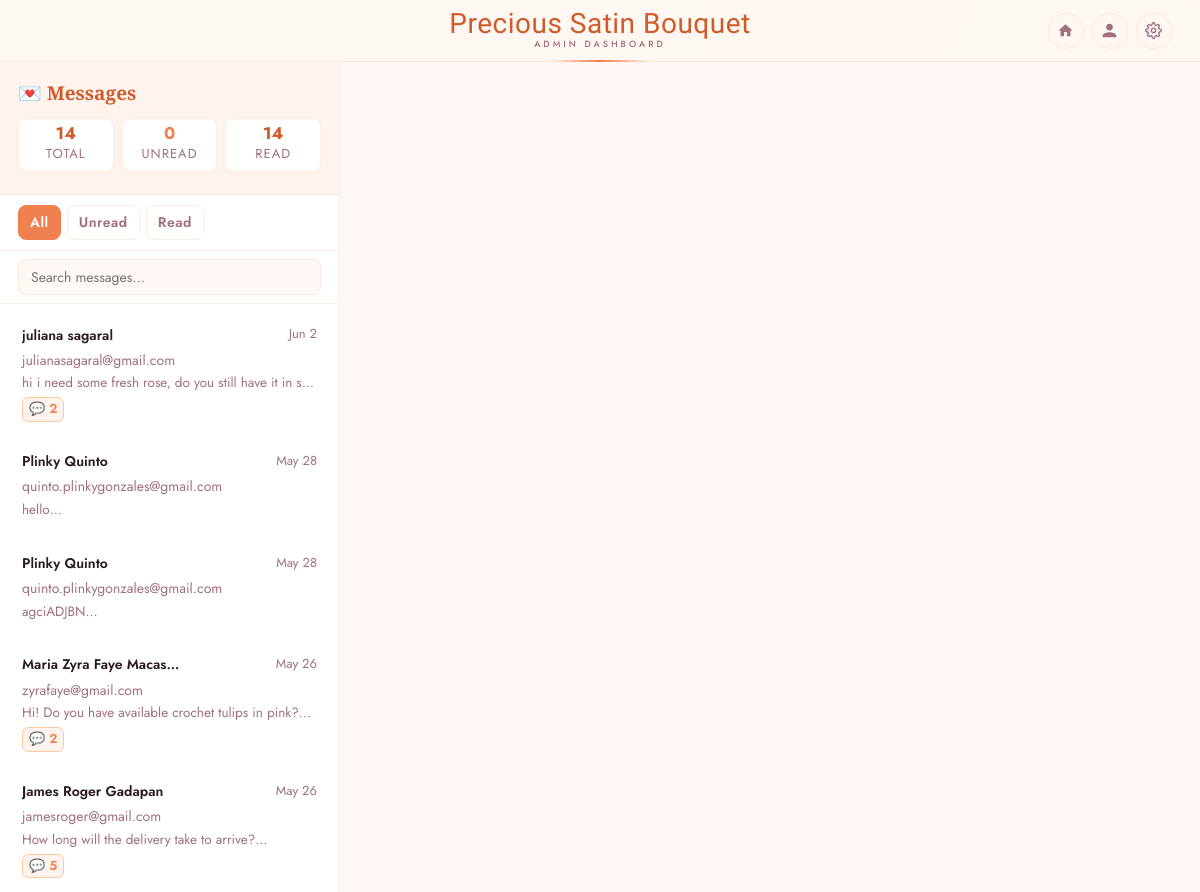
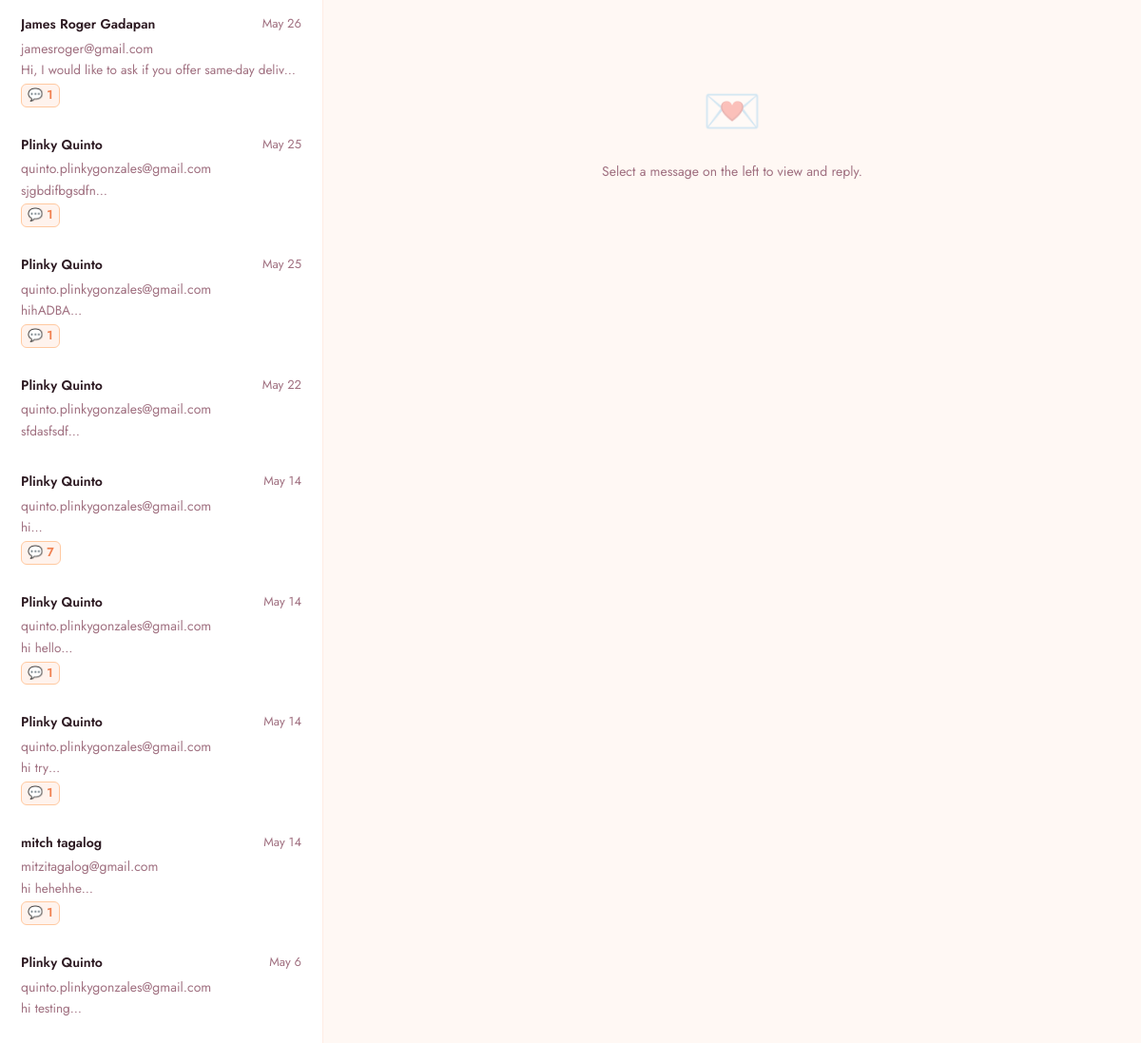
Screenshot of /admin_messages.php (signed in) with the database file from the repository (2 pictures, top to bottom).
### tables this page shows
CREATE TABLE `contact_messages` (
  `id` int(11) NOT NULL,
  `name` varchar(150) NOT NULL,
  `email` varchar(200) NOT NULL,
  `phone` varchar(30) DEFAULT NULL,
  `message` text NOT NULL,
  `is_read` tinyint(1) DEFAULT 0,
  `user_id` int(11) DEFAULT NULL,
  `created_at` timestamp NOT NULL DEFAULT current_timestamp()
);

### admin_messages.php (the view, shortened to what this page needs)
<?php
include "config.php";
$filter = $_GET['filter'] ?? 'all';
$search = trim($_GET['search'] ?? '');
$selected = (int)($_GET['selected'] ?? 0);
$where = match($filter) {
    'unread' => "WHERE is_read=0",
    'read'   => "WHERE is_read=1",
    default  => ""
};
$unread_count = $conn->query("SELECT COUNT(*) AS c FROM contact_messages WHERE is_read=0")->fetch_assoc()['c'];
$total_count  = $conn->query("SELECT COUNT(*) AS c FROM contact_messages")->fetch_assoc()['c'];
$selMsg     = null;
$selReplies = [];
?>
<!DOCTYPE html>
<html lang="en">
<head>
<link rel="stylesheet" href="style.css">
</head>
<body>
<?php $activePage = 'messages'; include 'admin_navbar.php'; ?>
<div class="adm-layout">
    <aside class="msg-sidebar">
        <div class="msg-sidebar-header">
            <div class="msg-sidebar-title">
                <h2>💌 Messages</h2>
            </div>
            <div class="sidebar-stats">
                <div class="sidebar-stat">
                    <div class="sidebar-stat-val"><?= $total_count ?></div>
                    <div class="sidebar-stat-lbl">Total</div>
                </div>
                <div class="sidebar-stat unread">
                    <div class="sidebar-stat-val"><?= $unread_count ?></div>
                    <div class="sidebar-stat-lbl">Unread</div>
                </div>
                <div class="sidebar-stat">
                    <div class="sidebar-stat-val"><?= $total_count - $unread_count ?></div>
                    <div class="sidebar-stat-lbl">Read</div>
                </div>
            </div>
        </div>
        <div class="sidebar-toolbar">
            <a href="?filter=all<?= $selected ? '&selected='.$selected : '' ?>"    class="filter-tab <?= $filter==='all'    ? 'active' : '' ?>">All</a>
            <a href="?filter=unread<?= $selected ? '&selected='.$selected : '' ?>" class="filter-tab <?= $filter==='unread' ? 'active' : '' ?>">Unread</a>
            <a href="?filter=read<?= $selected ? '&selected='.$selected : '' ?>"   class="filter-tab <?= $filter==='read'   ? 'active' : '' ?>">Read</a>
        </div>
        <div class="sidebar-search">
            <form method="GET">
                <input type="text" name="search" placeholder="Search messages…" value="<?= htmlspecialchars($search) ?>">
            </form>
        </div>
        <div class="msg-list">
        <?php
        $listResult = $conn->query("SELECT cm.*, (SELECT COUNT(*) FROM message_replies WHERE message_id=cm.id) AS reply_count FROM contact_messages cm $where ORDER BY cm.created_at DESC");
        if ($listResult && $listResult->num_rows > 0):
            while ($msg = $listResult->fetch_assoc()):
                $isSelected = ($msg['id'] == $selected);
                $isUnread   = !$msg['is_read'];
                $preview    = mb_substr($msg['message'], 0, 60);
                $timeAgo    = date('M j', strtotime($msg['created_at']));
        ?>
        <div class="msg-item <?= $isSelected ? 'selected' : '' ?> <?= $isUnread ? 'unread' : '' ?>"
             onclick="location.href='?filter=<?= urlencode($filter) ?>&search=<?= urlencode($search) ?>&selected=<?= $msg['id'] ?>'">
            <div class="msg-item-top">
                <span class="msg-item-name"><?= htmlspecialchars($msg['name']) ?></span>
                <span class="msg-item-time"><?= $timeAgo ?></span>
            </div>
            <div class="msg-item-email"><?= htmlspecialchars($msg['email']) ?></div>
            <div class="msg-item-preview"><?= htmlspecialchars($preview) ?>…</div>
            <div class="msg-item-badges">
                <?php if ($msg['reply_count'] > 0): ?><span class="badge-replies">💬 <?= $msg['reply_count'] ?></span><?php endif; ?>
            </div>
        </div>
        <?php endwhile;
        else: ?>
            <div style="padding:32px 16px;text-align:center;color:var(--muted);font-size:13px;">
                <?= $search ? 'No messages match your search.' : 'No messages yet.' ?>
            </div>
        <?php endif; ?>
        </div>
    </aside>
    <section class="msg-detail">
    <?php if ($selMsg): ?>
        <div class="detail-header">
            <div class="detail-header-left">
                <div class="detail-sender-name"><?= htmlspecialchars($selMsg['name']) ?></div>
                <div class="detail-meta">
                    <span>✉️ <a href="mailto:<?= htmlspecialchars($selMsg['email']) ?>"><?= htmlspecialchars($selMsg['email']) ?></a></span>
                    <?php if (!empty($selMsg['phone'])): ?>
                    <span>📞 <?= htmlspecialchars($selMsg['phone']) ?></span>
                    <?php endif; ?>
                    <span>🕐 <?= date('M j, Y · g:i A', strtotime($selMsg['created_at'])) ?></span>
                    <span><?= count($selReplies) > 0 ? '💬 '.count($selReplies).' repl'.(count($selReplies)===1?'y':'ies') : '💬 No replies yet' ?></span>
                </div>
            </div>
            <div class="detail-header-actions">
                <?php if (!$selMsg['is_read']): ?>
                <a href="?read=<?= $selected ?>&filter=<?= urlencode($filter) ?>&search=<?= urlencode($search) ?>&selected=<?= $selected ?>" class="btn-sm btn-read">✓ Mark Read</a>
                <?php endif; ?>
                <a href="?delete=<?= $selected ?>&filter=<?= urlencode($filter) ?>&search=<?= urlencode($search) ?>"
                   class="btn-sm btn-delete"
                   onclick="return confirm('Delete this message and all replies?')">🗑 Delete</a>
            </div>
        </div>
        <div class="detail-original">
            <div class="detail-original-label">Original Message</div>
            <div class="detail-original-body"><?= nl2br(htmlspecialchars($selMsg['message'])) ?></div>
        </div>
        <div class="detail-thread" id="threadScroll">
            <?php if (!empty($selReplies)): ?>
                <?php foreach ($selReplies as $r): ?>
                <div class="reply-bubble <?= $r['sender'] ?>">
                    <?= nl2br(htmlspecialchars($r['body'])) ?>
                    <div class="reply-bubble-meta">
                        <?= $r['sender'] === 'admin' ? '🌸 Admin' : '👤 '.$selMsg['name'] ?> &nbsp;·&nbsp;
                        <?= date('M j · g:i A', strtotime($r['created_at'])) ?>
                    </div>
                </div>
                <?php endforeach; ?>
            <?php else: ?>
                <p class="no-replies">No replies yet — start the conversation below.</p>
            <?php endif; ?>
        </div>
        <div class="detail-reply">
            <form method="POST" action="" class="reply-form">
                <input type="hidden" name="reply_to" value="<?= $selected ?>">
                <input type="hidden" name="filter"   value="<?= htmlspecialchars($filter) ?>">
                <input type="hidden" name="search"   value="<?= htmlspecialchars($search) ?>">
                <textarea name="reply_body" placeholder="Reply to <?= htmlspecialchars($selMsg['name']) ?>…" required></textarea>
                <button type="submit">Send ✈</button>
            </form>
        </div>
    <?php else: ?>
        <div class="msg-detail-empty">
            <div class="empty-icon">💌</div>
            <p>Select a message on the left to view and reply.</p>
        </div>
    <?php endif; ?>
    </section>
</div>
</body>
</html>

### admin_navbar.php (shortened to what this page needs)
<?php
function _nav_active(string $page, string $current): string {
    return $page === $current ? ' active-page' : '';
}
?>
<nav class="adm-nav">
    <div class="adm-nav-center">
        <a href="admin.php" style="text-decoration:none;text-align:center;display:block;">
            <span class="adm-nav-brand">Precious Satin Bouquet</span>
            <span class="adm-nav-tagline">Admin Dashboard</span>
        </a>
    </div>
    <div class="adm-nav-right">
        <a href="admin.php" class="adm-icon<?= _nav_active('dashboard', $activePage) ?>" title="Dashboard">
            <svg width="17" height="17" viewBox="0 0 24 24" fill="currentColor">
                <path d="M10 20v-6h4v6h5v-8h3L12 3 2 12h3v8z"/>
            </svg>
        </a>
        <a href="admin_profile.php" class="adm-icon<?= _nav_active('profile', $activePage) ?>" title="My Profile">
            <svg width="17" height="17" viewBox="0 0 24 24" fill="currentColor">
                <path d="M12 12c2.7 0 4.8-2.1 4.8-4.8S14.7 2.4 12 2.4 7.2 4.5 7.2 7.2 9.3 12 12 12zm0 2.4c-3.2 0-9.6 1.6-9.6 4.8v2.4h19.2v-2.4c0-3.2-6.4-4.8-9.6-4.8z"/>
            </svg>
        </a>
        <div class="adm-settings-wrap">
            <div class="adm-icon" id="settingsBtn" title="Manage Store">
            </div>
        </div>
    </div>
</nav>
<div style="height:62px;flex-shrink:0;"></div>

### admin_navbar.php (style rules this page uses)
.adm-nav { position:fixed;top:0;left:0;right:0;z-index:300; height:62px;display:flex;align-items:center;padding:0 28px; background:rgba(255,248,242,0.95); backdrop-filter:blur(20px);-webkit-backdrop-filter:blur(20px); border-bottom:1px solid var(--border); }
.adm-nav::after { content:'';position:absolute;bottom:-1px;left:50%;transform:translateX(-50%); width:100px;height:2px; background:linear-gradient(90deg,transparent,#f08050,transparent); border-radius:2px; }
.adm-nav-center { flex:1;display:flex;justify-content:center; }
.adm-nav-right { flex:1;display:flex;align-items:center;justify-content:flex-end;gap:8px; }
.adm-nav-brand { font-family:'Great Vibes',cursive;font-size:28px; color:var(--deep-rose);text-decoration:none; letter-spacing:0.5px;line-height:1; }
.adm-nav-tagline { font-size:9px;font-weight:500;letter-spacing:3px;text-transform:uppercase; color:var(--muted);display:block;text-align:center;margin-top:-2px; }
.adm-icon { width:36px;height:36px;border-radius:50%; background:transparent;border:1.5px solid var(--border); display:flex;align-items:center;justify-content:center; color:var(--muted);text-decoration:none;cursor:pointer; transition:all 0.2s;position:relative; }
.adm-settings-wrap { position:relative; }

### rows the page displays
contact_messages: name "juliana sagaral", created_at "Jun 2", email "julianasagaral@gmail.com", message "hi i need some fresh rose, do you still have it in s…", reply_count "2"
contact_messages: name "Plinky Quinto", created_at "May 28", email "quinto.plinkygonzales@gmail.com", message "hello"
contact_messages: name "Plinky Quinto", created_at "May 28", email "quinto.plinkygonzales@gmail.com", message "agciADJBN"
contact_messages: name "Maria Zyra Faye Macas…", created_at "May 26", email "zyrafaye@gmail.com", message "Hi! Do you have available crochet tulips in pink?", reply_count "2"
contact_messages: name "James Roger Gadapan", created_at "May 26", email "jamesroger@gmail.com", message "How long will the delivery take to arrive?", reply_count "5"
contact_messages: name "James Roger Gadapan", created_at "May 26", email "jamesroger@gmail.com", message "Hi, I would like to ask if you offer same-day deliv…", reply_count "1"
contact_messages: name "Plinky Quinto", created_at "May 25", email "quinto.plinkygonzales@gmail.com", message "sjgbdifbgsdfn", reply_count "1"
contact_messages: name "Plinky Quinto", created_at "May 25", email "quinto.plinkygonzales@gmail.com", message "hihADBA", reply_count "1"
contact_messages: name "Plinky Quinto", created_at "May 22", email "quinto.plinkygonzales@gmail.com", message "sfdasfsdf"
contact_messages: name "Plinky Quinto", created_at "May 14", email "quinto.plinkygonzales@gmail.com", message "hi", reply_count "7"
contact_messages: name "Plinky Quinto", created_at "May 14", email "quinto.plinkygonzales@gmail.com", message "hi hello", reply_count "1"
contact_messages: name "Plinky Quinto", created_at "May 14", email "quinto.plinkygonzales@gmail.com", message "hi try", reply_count "1"
contact_messages: name "mitch tagalog", created_at "May 14", email "mitzitagalog@gmail.com", message "hi hehehhe", reply_count "1"
contact_messages: name "Plinky Quinto", created_at "May 6", email "quinto.plinkygonzales@gmail.com", message "hi testing"

### other values shown
$total_count "14"
$unread_count "0"
$total_count - $unread_count "14"
